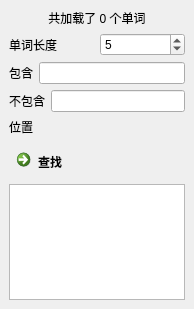
<?xml version="1.0" encoding="UTF-8"?>
<ui version="4.0">
 <class>MainWindow</class>
 <widget class="QMainWindow" name="MainWindow">
  <property name="geometry">
   <rect>
    <x>0</x>
    <y>0</y>
    <width>194</width>
    <height>309</height>
   </rect>
  </property>
  <property name="windowTitle">
   <string>wordle 查词器</string>
  </property>
  <widget class="QWidget" name="centralwidget">
   <layout class="QVBoxLayout" name="verticalLayout">
    <item>
     <widget class="QLabel" name="label_status">
      <property name="text">
       <string>共加载了 0 个单词</string>
      </property>
      <property name="alignment">
       <set>Qt::AlignmentFlag::AlignCenter</set>
      </property>
     </widget>
    </item>
    <item>
     <layout class="QHBoxLayout" name="horizontalLayout">
      <item>
       <widget class="QLabel" name="label">
        <property name="text">
         <string>单词长度</string>
        </property>
       </widget>
      </item>
      <item>
       <widget class="QSpinBox" name="edit_length">
        <property name="minimum">
         <number>1</number>
        </property>
        <property name="maximum">
         <number>45</number>
        </property>
        <property name="value">
         <number>5</number>
        </property>
       </widget>
      </item>
     </layout>
    </item>
    <item>
     <layout class="QHBoxLayout" name="horizontalLayout_2">
      <item>
       <widget class="QLabel" name="label_3">
        <property name="text">
         <string>包含</string>
        </property>
       </widget>
      </item>
      <item>
       <widget class="QLineEdit" name="edit_include">
        <property name="alignment">
         <set>Qt::AlignmentFlag::AlignCenter</set>
        </property>
       </widget>
      </item>
     </layout>
    </item>
    <item>
     <layout class="QHBoxLayout" name="horizontalLayout_3">
      <item>
       <widget class="QLabel" name="label_4">
        <property name="text">
         <string>不包含</string>
        </property>
       </widget>
      </item>
      <item>
       <widget class="QLineEdit" name="edit_exclude">
        <property name="alignment">
         <set>Qt::AlignmentFlag::AlignCenter</set>
        </property>
       </widget>
      </item>
     </layout>
    </item>
    <item>
     <layout class="QHBoxLayout" name="horizontalLayout_4">
      <item>
       <widget class="QLabel" name="label_5">
        <property name="text">
         <string>位置</string>
        </property>
       </widget>
      </item>
      <item>
       <widget class="QWidget" name="widget" native="true"/>
      </item>
     </layout>
    </item>
    <item>
     <widget class="QCommandLinkButton" name="button_find">
      <property name="text">
       <string>查找</string>
      </property>
     </widget>
    </item>
    <item>
     <widget class="QListWidget" name="word_list"/>
    </item>
   </layout>
  </widget>
 </widget>
 <resources/>
 <connections/>
</ui>
